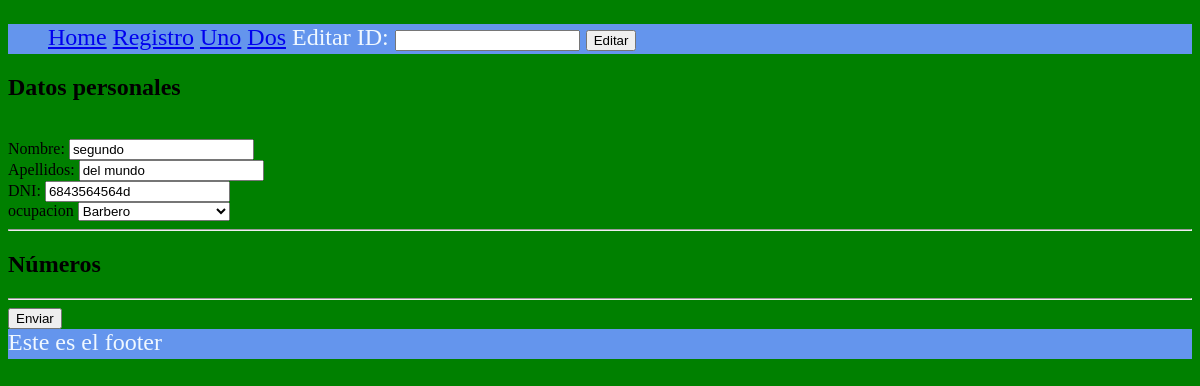
/editar/5, run on the app's committed database.
### tables this page shows
CREATE TABLE persona(
            id integer primary key autoincrement,
            nombre text,
            apellidos text,
            dni text, id_ocupation INTEGER, id_numero INTEGER);

CREATE TABLE "T_ocupation" (
	id INTEGER NOT NULL PRIMARY KEY AUTOINCREMENT,
	description INTEGER NOT NULL
);

### app.py (the view)
@route('/editar')
@route('/editar/<id:int>')
@jinja2_view('formulario.html')
def mi_form(id=None):#none para que sea opcional
    cnx = sqlite3.connect(BASE_DATOS)
    consulta_d = 'select * from T_ocupation'
    cursor = cnx.execute(consulta_d)
    ocupaciones = cursor.fetchall()
    if id is None:
        return {'ocupaciones': ocupaciones}
    else:
        consulta = "select id,nombre,apellidos,dni, id_ocupation from persona where id = ?"
        cursor = cnx.execute(consulta,(id,)) # la coma dice que es una tupla (id,)
        filas = cursor.fetchone() # obtener una fila para procesarla
    cnx.close()
    return {'datos': filas,'ocupaciones': ocupaciones}

### templates/base.html (shortened to what this page needs)
<!DOCTYPE html>
<html lang="en">
<head>
    <link rel="stylesheet" href="/static/estilos.css">
</head>
<body>
    {%include 'inc_header.html'%}
    {%block content%}{%endblock%}
    {%include 'inc_footer.html'%}
</body>
</html>

### templates/formulario.html (shortened to what this page needs)
{%extends 'base.html'%}
{%block content%}
<form action="/guardar" method="post">
    <h2>Datos personales</h2>
    <input type="hidden" id="id" name="id" value="{%if datos%}{{datos[0]}}{%endif%}"><br/>
    <label for="nombre">Nombre: </label>
    <input type="text" id="nombre" name="nombre" value="{%if datos%}{{datos[1]}}{%endif%}"><br/>
    <label for="apellidos">Apellidos: </label>
    <input type="text" id="apellidos" name="apellidos" value="{%if datos%}{{datos[2]}}{%endif%}"><br/>
    <label for="dni">DNI: </label>
    <input type="text" id="dni" name="dni" value="{%if datos%}{{datos[3]}}{%endif%}"><br/>
    <label for="ocupacion">ocupacion</label>
        <select id="ocupacion" name="ocupacion">
            {% for o in ocupaciones%}
                <option value="{{o[0]}}" {%if (datos) and (datos[4] == o[0]) %} selected {%endif%} >{{o[1]}}</option>
            {%endfor%}
        </select>
    <br/>
    <hr>
        <h2>Números</h2>
    <hr/>
    <input type="submit" value="Enviar">
</form>
{%endblock%}

### data on the page
persona: nombre "segundo", apellidos "del mundo", dni "6843564564d", ocupacion "Barbero"
